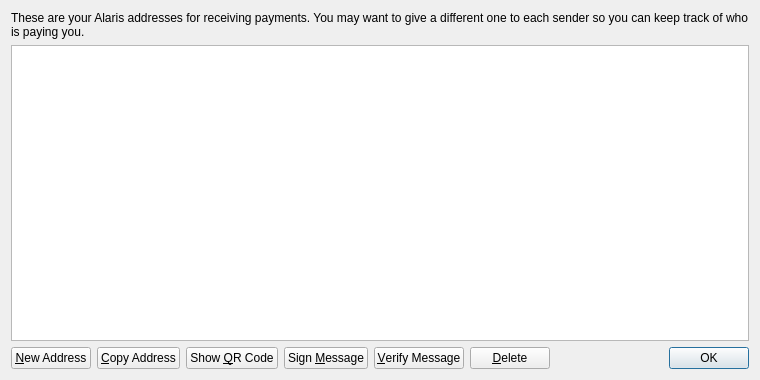
<?xml version="1.0" encoding="UTF-8"?>
<ui version="4.0">
 <class>AddressBookPage</class>
 <widget class="QWidget" name="AddressBookPage">
  <property name="geometry">
   <rect>
    <x>0</x>
    <y>0</y>
    <width>760</width>
    <height>380</height>
   </rect>
  </property>
  <property name="windowTitle">
   <string>Address Book</string>
  </property>
  <layout class="QVBoxLayout" name="verticalLayout">
   <item>
    <widget class="QLabel" name="labelExplanation">
     <property name="text">
      <string>These are your Alaris addresses for receiving payments. You may want to give a different one to each sender so you can keep track of who is paying you.</string>
     </property>
     <property name="textFormat">
      <enum>Qt::PlainText</enum>
     </property>
     <property name="wordWrap">
      <bool>true</bool>
     </property>
    </widget>
   </item>
   <item>
    <widget class="QTableView" name="tableView">
     <property name="contextMenuPolicy">
      <enum>Qt::CustomContextMenu</enum>
     </property>
     <property name="toolTip">
      <string>Double-click to edit address or label</string>
     </property>
     <property name="tabKeyNavigation">
      <bool>false</bool>
     </property>
     <property name="selectionMode">
      <enum>QAbstractItemView::SingleSelection</enum>
     </property>
     <property name="selectionBehavior">
      <enum>QAbstractItemView::SelectRows</enum>
     </property>
     <property name="sortingEnabled">
      <bool>true</bool>
     </property>
     <attribute name="verticalHeaderVisible">
      <bool>false</bool>
     </attribute>
    </widget>
   </item>
   <item>
    <layout class="QHBoxLayout" name="horizontalLayout">
     <item>
      <widget class="QPushButton" name="newAddressButton">
       <property name="toolTip">
        <string>Create a new address</string>
       </property>
       <property name="text">
        <string>&amp;New Address</string>
       </property>
      </widget>
     </item>
     <item>
      <widget class="QPushButton" name="copyToClipboard">
       <property name="toolTip">
        <string>Copy the currently selected address to the system clipboard</string>
       </property>
       <property name="text">
        <string>&amp;Copy Address</string>
       </property>
      </widget>
     </item>
     <item>
      <widget class="QPushButton" name="showQRCode">
       <property name="text">
        <string>Show &amp;QR Code</string>
       </property>
      </widget>
     </item>
     <item>
      <widget class="QPushButton" name="signMessage">
       <property name="toolTip">
        <string>Sign a message to prove you own a Alaris address</string>
       </property>
       <property name="text">
        <string>Sign &amp;Message</string>
       </property>
      </widget>
     </item>
     <item>
      <widget class="QPushButton" name="verifyMessage">
       <property name="toolTip">
        <string>Verify a message to ensure it was signed with a specified Alaris address</string>
       </property>
       <property name="text">
        <string>&amp;Verify Message</string>
       </property>
      </widget>
     </item>
     <item>
      <widget class="QPushButton" name="deleteButton">
       <property name="toolTip">
        <string>Delete the currently selected address from the list</string>
       </property>
       <property name="text">
        <string>&amp;Delete</string>
       </property>
      </widget>
     </item>
     <item>
      <spacer name="horizontalSpacer">
       <property name="orientation">
        <enum>Qt::Horizontal</enum>
       </property>
       <property name="sizeHint" stdset="0">
        <size>
         <width>40</width>
         <height>20</height>
        </size>
       </property>
      </spacer>
     </item>
     <item>
      <widget class="QDialogButtonBox" name="buttonBox">
       <property name="sizePolicy">
        <sizepolicy hsizetype="Maximum" vsizetype="Fixed">
         <horstretch>0</horstretch>
         <verstretch>0</verstretch>
        </sizepolicy>
       </property>
       <property name="standardButtons">
        <set>QDialogButtonBox::Ok</set>
       </property>
      </widget>
     </item>
    </layout>
   </item>
  </layout>
 </widget>
 <resources>
  <include location="../bitcoin.qrc"/>
 </resources>
 <connections/>
</ui>
